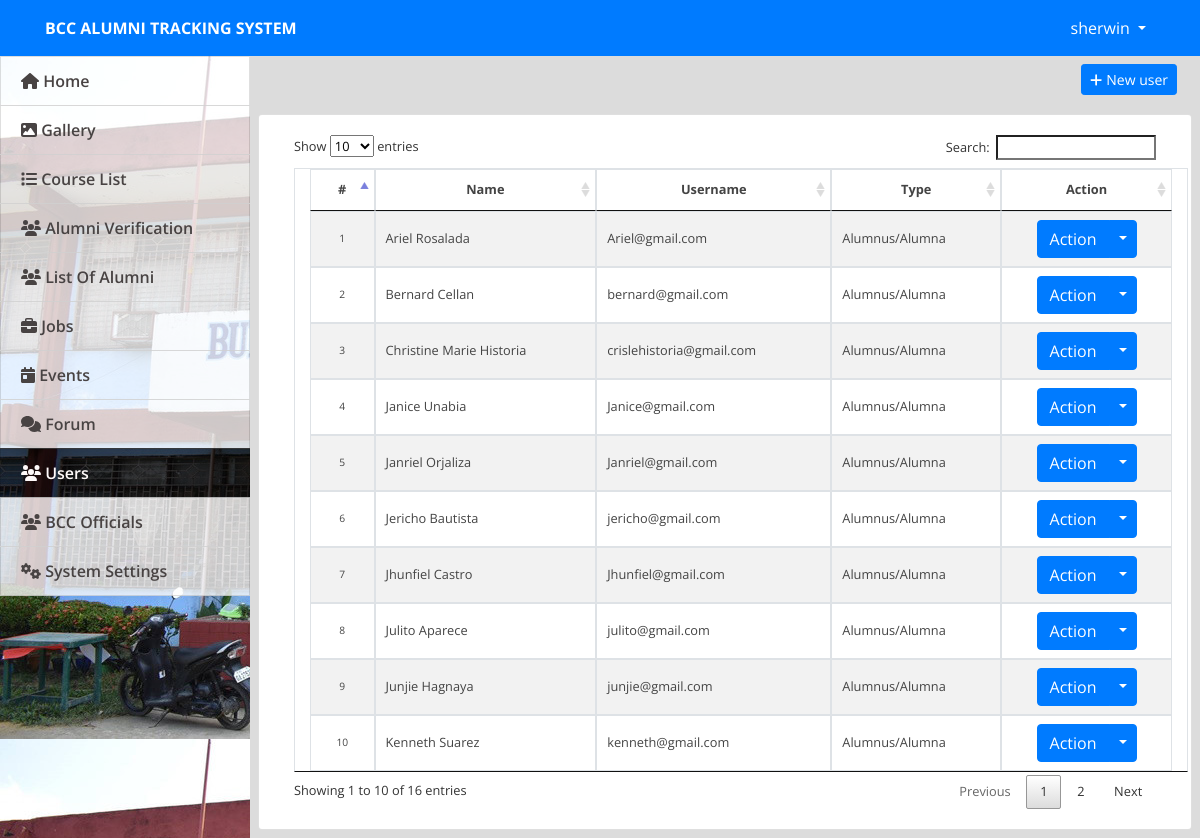
Screenshot of /admin/index.php?page=users (signed in) with the database file from the repository.
### tables this page shows
CREATE TABLE `users` (
  `id` int(30) NOT NULL,
  `name` text NOT NULL,
  `username` varchar(200) NOT NULL,
  `password` text NOT NULL,
  `type` tinyint(1) NOT NULL DEFAULT 3 COMMENT '1=Admin,2=Alumni officer, 3= alumnus',
  `auto_generated_pass` text NOT NULL,
  `alumnus_id` int(30) NOT NULL
);

### admin/users.php (the view, shortened to what this page needs)
<div class="container-fluid  small">
	<div class="row">
	<div class="col-lg-12">
			<button class="btn btn-primary float-right btn-sm" id="new_user"><i class="fa fa-plus"></i> New user</button>
	</div>
	</div>
	<br>
	<div class="row">
		<div class="card col-lg-12">
			<div class="card-body">
				<table class="table-striped table-bordered col-md-12">
			<thead>
				<tr>
					<th class="text-center">#</th>
					<th class="text-center">Name</th>
					<th class="text-center">Username</th>
					<th class="text-center">Type</th>
					<th class="text-center">Action</th>
				</tr>
			</thead>
			<tbody>
				<?php
 					include 'db_connect.php';
 					$type = array("","Admin","Staff","Alumnus/Alumna");
 					$users = $conn->query("SELECT * FROM users order by name asc");
 					$i = 1;
 					while($row= $users->fetch_assoc()):
				 ?>
				 <tr>
				 	<td class="text-center small">
				 		<?php echo $i++ ?>
				 	</td>
				 	<td>
				 		<?php echo ucwords($row['name']) ?>
				 	</td>
				 	<td>
				 		<?php echo $row['username'] ?>
				 	</td>
				 	<td>
				 		<?php echo $type[$row['type']] ?>
				 	</td>
				 	<td>
				 		<center>
								<div class="btn-group small">
								  <button type="button" class="btn btn-primary">Action</button>
								  <button type="button" class="btn btn-primary dropdown-toggle dropdown-toggle-split" data-toggle="dropdown" aria-haspopup="true" aria-expanded="false">
								  </button>
								</div>
								</center>
				 	</td>
				 </tr>
				<?php endwhile; ?>
			</tbody>
		</table>
			</div>
		</div>
	</div>
</div>

### admin/assets/css/style.css (style rules this page uses)
body { font-family: "Open Sans", sans-serif; color: #444444; width: 100%; height: calc(100%); }

### admin/index.php (style rules this page uses)
body { background: #80808045; }

### rows the page displays
users: name "Ariel Rosalada", username "Ariel@gmail.com", type "Alumnus/Alumna"
users: name "Bernard Cellan", username "bernard@gmail.com", type "Alumnus/Alumna"
users: name "Christine Marie Historia", username "crislehistoria@gmail.com", type "Alumnus/Alumna"
users: name "Janice Unabia", username "Janice@gmail.com", type "Alumnus/Alumna"
users: name "Janriel Orjaliza", username "Janriel@gmail.com", type "Alumnus/Alumna"
users: name "Jericho Bautista", username "jericho@gmail.com", type "Alumnus/Alumna"
users: name "Jhunfiel Castro", username "Jhunfiel@gmail.com", type "Alumnus/Alumna"
users: name "Julito Aparece", username "julito@gmail.com", type "Alumnus/Alumna"
users: name "Junjie Hagnaya", username "junjie@gmail.com", type "Alumnus/Alumna"
users: name "Kenneth Suarez", username "kenneth@gmail.com", type "Alumnus/Alumna"

### other values shown
$_SESSION['system']['name'] "BCC ALUMNI TRACKING SYSTEM"
$_SESSION['login_name'] "sherwin"
